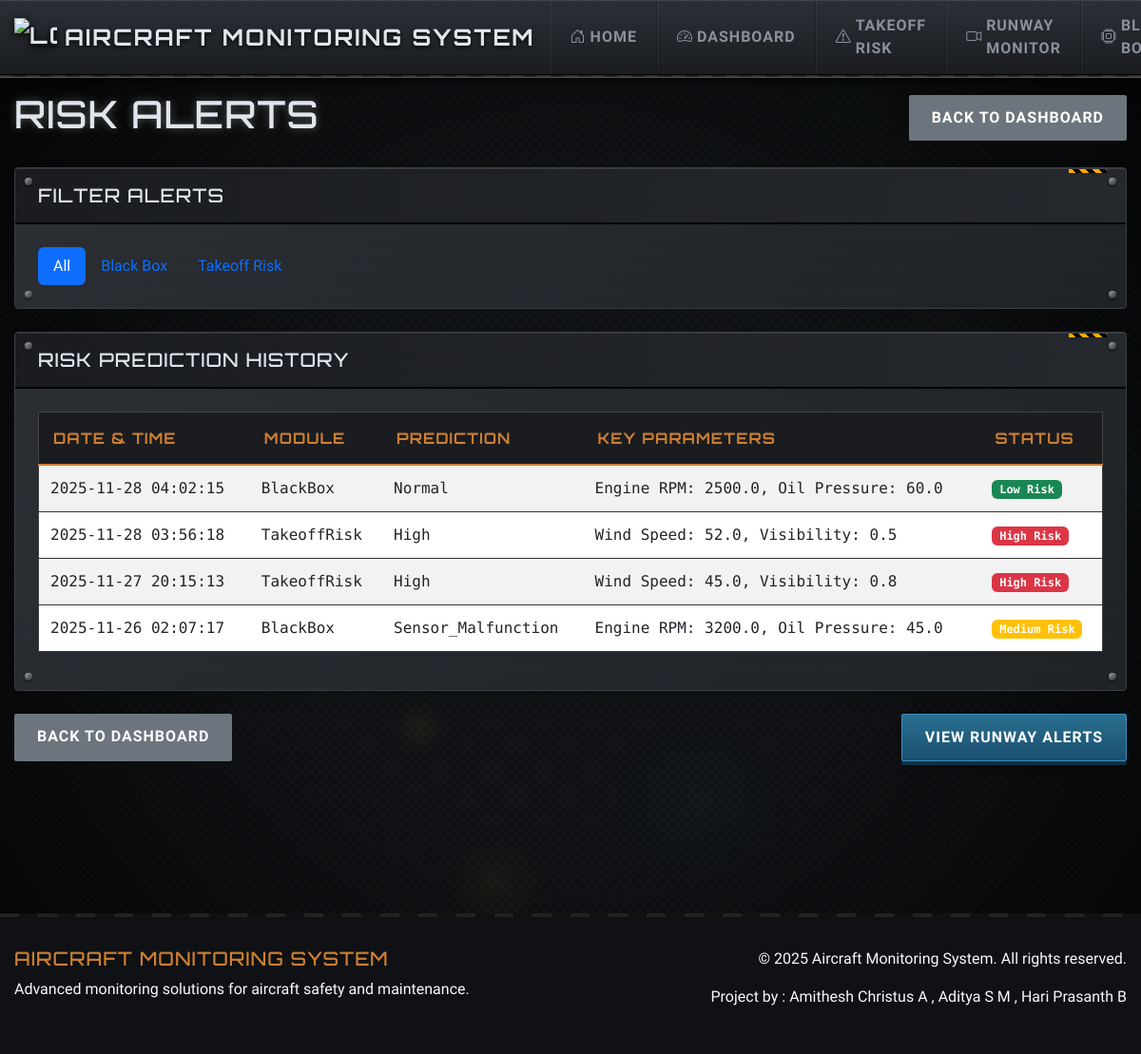
Page /risk_alerts (signed in) on the committed database.
### models.py (models this page shows, shortened)
class RiskAlert(db.Model):
    id = db.Column(db.Integer, primary_key=True)
    user_id = db.Column(db.Integer, db.ForeignKey('user.id'), nullable=False)
    module_type = db.Column(db.String(50), nullable=False)  # "BlackBox" or "TakeoffRisk"
    prediction_label = db.Column(db.String(100), nullable=False)
    features = db.Column(db.Text)  # JSON string of input features
    created_at = db.Column(db.DateTime, default=datetime.now)

### module3_routes.py (the view)
@module3_bp.route('/risk_alerts')
def risk_alerts():
    if 'user_id' not in session:
        flash('Please log in to access this module', 'warning')
        return redirect(url_for('auth.login'))
    user_id = session['user_id']
    filter_type = request.args.get('filter', 'all')
    if filter_type == 'blackbox':
        alerts = RiskAlert.query.filter_by(user_id=user_id, module_type='BlackBox').order_by(RiskAlert.created_at.desc()).all()
    elif filter_type == 'takeoff':
        alerts = RiskAlert.query.filter_by(user_id=user_id, module_type='TakeoffRisk').order_by(RiskAlert.created_at.desc()).all()
    else:
        alerts = RiskAlert.query.filter_by(user_id=user_id).order_by(RiskAlert.created_at.desc()).all()
    return render_template('risk_alerts.html', alerts=alerts, filter_type=filter_type)

### app.py (called while the page is built)
@app.template_filter('from_json')
def from_json(value):
    try:
        return json.loads(value)
    except (ValueError, TypeError):
        return {}

### templates/risk_alerts.html (shortened to what this page needs)
{% extends "base.html" %}
{% block content %}
<div class="d-flex justify-content-between align-items-center mb-4">
    <h1>Risk Alerts</h1>
    <a href="{{ url_for('auth.dashboard') }}" class="btn btn-secondary">Back to Dashboard</a>
</div>
<div class="card shadow mb-4">
    <div class="card-header bg-primary text-white">
        <h5 class="mb-0">Filter Alerts</h5>
    </div>
    <div class="card-body">
        <ul class="nav nav-pills">
            <li class="nav-item">
                <a class="nav-link {% if filter_type == 'all' %}active{% endif %}" href="{{ url_for('module3.risk_alerts', filter='all') }}">All</a>
            </li>
            <li class="nav-item">
                <a class="nav-link {% if filter_type == 'blackbox' %}active{% endif %}" href="{{ url_for('module3.risk_alerts', filter='blackbox') }}">Black Box</a>
            </li>
            <li class="nav-item">
                <a class="nav-link {% if filter_type == 'takeoff' %}active{% endif %}" href="{{ url_for('module3.risk_alerts', filter='takeoff') }}">Takeoff Risk</a>
            </li>
        </ul>
    </div>
</div>
<div class="card shadow">
    <div class="card-header bg-warning text-dark">
        <h5 class="mb-0">Risk Prediction History</h5>
    </div>
    <div class="card-body">
        {% if alerts %}
        <div class="table-responsive">
            <table class="table table-striped">
                <thead>
                    <tr>
                        <th>Date & Time</th>
                        <th>Module</th>
                        <th>Prediction</th>
                        <th>Key Parameters</th>
                        <th>Status</th>
                    </tr>
                </thead>
                <tbody>
                    {% for alert in alerts %}
                    <tr>
                        <td>{{ alert.created_at.strftime('%Y-%m-%d %H:%M:%S') }}</td>
                        <td>{{ alert.module_type }}</td>
                        <td>{{ alert.prediction_label }}</td>
                        <td>
                            {% set features = alert.features | from_json %}
                            {% if alert.module_type == 'BlackBox' %}
                            Engine RPM: {{ features.engine_rpm }}, Oil Pressure: {{ features.oil_pressure }}
                            {% else %}
                            Wind Speed: {{ features.wind_speed_kts }}, Visibility: {{ features.visibility_km }}
                            {% endif %}
                        </td>
                        <td>
                            {% if alert.prediction_label in ['High', 'Engine_Failure_Risk', 'Hydraulic_Failure_Risk', 'Electrical_Anomaly'] %}
                            <span class="badge bg-danger">High Risk</span>
                            {% elif alert.prediction_label in ['Medium', 'Sensor_Malfunction'] %}
                            <span class="badge bg-warning">Medium Risk</span>
                            {% else %}
                            <span class="badge bg-success">Low Risk</span>
                            {% endif %}
                        </td>
                    </tr>
                    {% endfor %}
                </tbody>
            </table>
        </div>
        {% endif %}
    </div>
</div>
<div class="row mt-4">
    <div class="col-12">
        <div class="d-flex justify-content-between">
            <a href="{{ url_for('auth.dashboard') }}" class="btn btn-secondary">Back to Dashboard</a>
            <a href="{{ url_for('module1.runway_alerts') }}" class="btn btn-primary">View Runway Alerts</a>
        </div>
    </div>
</div>
{% endblock %}

### rows in the picture
RiskAlert: created_at "2025-11-28 04:02:15", module_type "BlackBox", prediction_label "Normal", engine_rpm "2500.0", oil_pressure "60.0", shows "Low Risk"
RiskAlert: created_at "2025-11-28 03:56:18", module_type "TakeoffRisk", prediction_label "High", wind_speed_kts "52.0", visibility_km "0.5", shows "High Risk"
RiskAlert: created_at "2025-11-27 20:15:13", module_type "TakeoffRisk", prediction_label "High", wind_speed_kts "45.0", visibility_km "0.8", shows "High Risk"
RiskAlert: created_at "2025-11-26 02:07:17", module_type "BlackBox", prediction_label "Sensor_Malfunction", engine_rpm "3200.0", oil_pressure "45.0", shows "Medium Risk"
